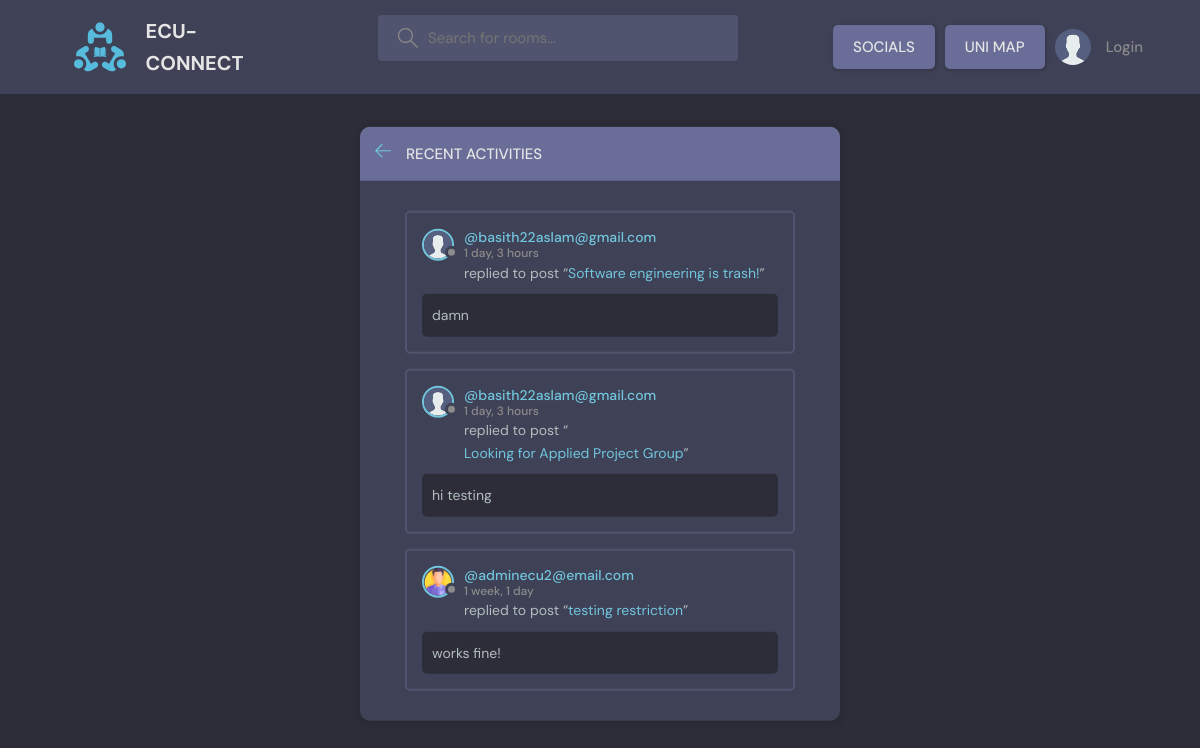
/activity/, run on an earlier commit of the app's database.
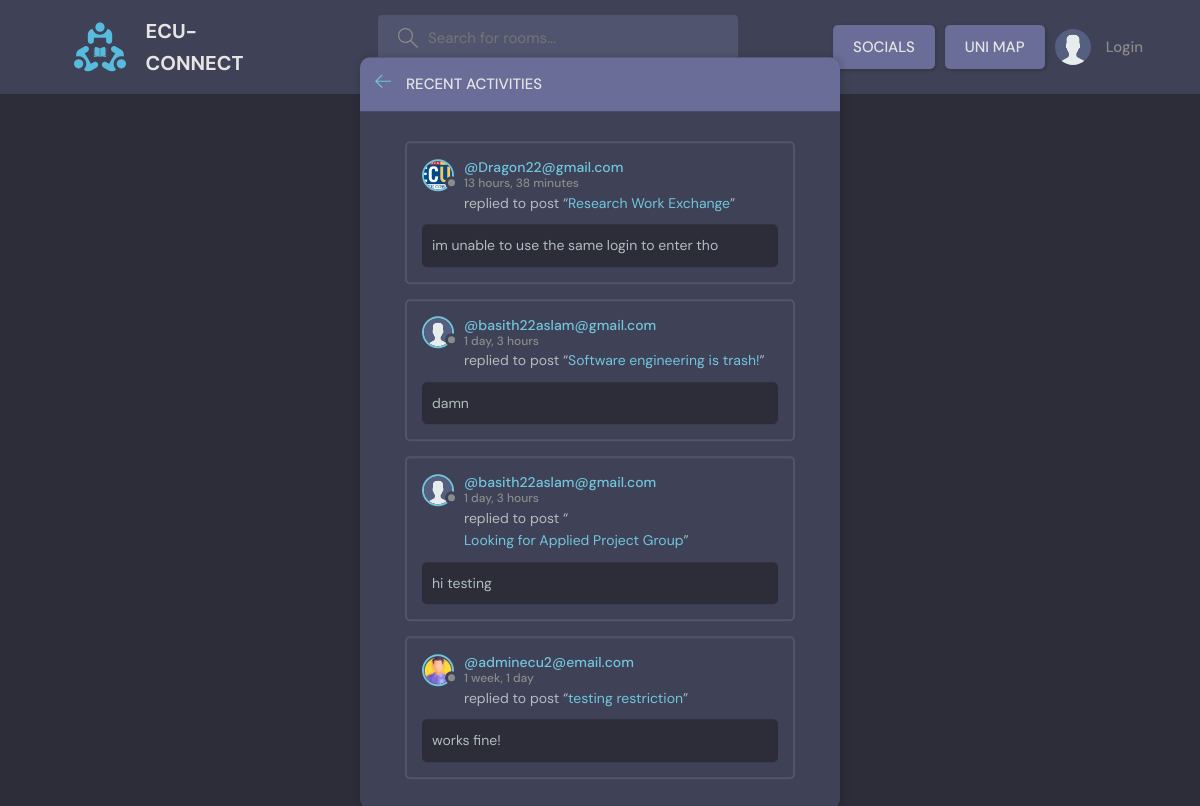
And on a later commit of the database.
### base/models.py (models this page shows, shortened)
class Comment(models.Model):
    user = models.ForeignKey(User, on_delete=models.CASCADE)
    thread = models.ForeignKey(Thread, on_delete=models.CASCADE)
    body = models.TextField()
    updated = models.DateTimeField(auto_now= True)
    created = models.DateTimeField(auto_now_add= True)
    class Meta:
       ordering = ['-updated', '-created']

class User(AbstractUser):
    username = models.CharField(max_length=150, unique=True, null=True)
    name = models.CharField(max_length=200, null=True)
    email = models.EmailField(unique=True, null=True)
    bio = models.TextField(null=True)
    avatar = models.ImageField(null=True, default="avatar.svg")
    USERNAME_FIELD = 'email'
    REQUIRED_FIELDS = ['username']

class Thread(models.Model):
    host = models.ForeignKey(User, on_delete = models.SET_NULL, null=True)
    topic = models.ForeignKey(Topic, on_delete = models.SET_NULL, null=True)
    name = models.CharField(max_length=200)
    description = models.TextField(null = True, blank = True)
    participants = models.ManyToManyField(User, related_name='participants', blank=True)
    updated = models.DateTimeField(auto_now= True)
    created = models.DateTimeField(auto_now_add= True)
    class Meta:
       ordering = ['-updated', '-created']
    def __str__(self):
        return self.name

### base/views.py (the view)
# urls.py: path('activity/', views.activityPage, name="activity"),
def activityPage(request):
    thread_comments = Comment.objects.all()[0:5]
    return render(request, 'base/activity.html', {'thread_comments': thread_comments})

### base/templates/base/activity.html (shortened to what this page needs)
{% extends 'main.html' %}
{% block content %}
  <main class="layout">
    <div class="container">
      <div class="layout__box">
        <div class="layout__boxHeader">
          <div class="layout__boxTitle">
            <a href="{% url 'home' %}">
              <svg version="1.1" xmlns="http://www.w3.org/2000/svg" width="32" height="32" viewBox="0 0 32 32">
                <title>arrow-left</title>
                <path
                  d="M13.723 2.286l-13.723 13.714 13.719 13.714 1.616-1.611-10.96-10.96h27.625v-2.286h-27.625l10.965-10.965-1.616-1.607z"
                ></path>
              </svg>
            </a>
            <h3>Recent Activities</h3>
          </div>
        </div>
        <div class="activities-page layout__body">
          {% for comment in thread_comments %}
          <div class="activities__box">
            <div class="activities__boxHeader roomListRoom__header">
              <a href="{% url 'user_profile' comment.user.id %}" class="roomListRoom__author">
                <div class="avatar avatar--small">
                  <img src="{{comment.user.avatar.url}}" />
                </div>
                <p>
                  @{{comment.user}}
                  <span>{{comment.created|timesince}}</span>
                </p>
              </a>
            </div>
            <div class="activities__boxContent">
              <p>replied to post “<a href="{% url 'thread' comment.thread.id %}">{{comment.thread}}</a>”</p>
              <div class="activities__boxRoomContent">
                {{comment.body}}
              </div>
            </div>
          </div>
          {% endfor %}
        </div>
      </div>
    </div>
  </main>
  {% endblock content %}

### templates/main.html (shortened to what this page needs)
<!DOCTYPE html>
{% load static %}
<html lang="en">
  <head>
    <link rel="stylesheet" href="{% static 'styles/style.css' %}" />
  </head>
  <body>
    {% include 'navbar.html' %}
    {% block content %}
    {% endblock %}
  </body>
</html>

### templates/navbar.html (shortened to what this page needs)
{% load static %}
<header class="header header--loggedIn">
  <div class="container">
    <a href="{% url 'home' %}" class="header__logo">
      <img src="{% static 'images/logo.svg' %}" />
      <h1>ECU-CONNECT</h1>
    </a>
    <form class="header__search" method="GET" action="{% url 'home' %}">
      <label>
        <input name="q" placeholder="Search for rooms..." />
      </label>
    </form>
    <nav class="header__menu">
      <a href="{% url 'social_page' %}" class="btn btn--dark">SOCIALS</a>
      <a href="{% url 'uni_map' %}" class="btn btn--dark no-wrap">UNI MAP</a>
      {% if request.user.is_authenticated %}
      <a href="{% url 'chats' %}" class="btn btn--dark">CHATS</a>
      <div class="header__user">
        <a href="{%url 'user_profile' user.id %}">
          {% comment %} {% url 'user-profile' user.id %} {% endcomment %}
          <div class="avatar avatar--medium active">
            <img src="{{request.user.avatar.url}}" />
          </div>
          <p>{{request.user.name}}<span>@{{request.user.username}}</span></p>
        </a>
        <button class="dropdown-button">
          <svg
            version="1.1"
            xmlns="http://www.w3.org/2000/svg"
            width="32"
            height="32"
            viewBox="0 0 32 32"
          >
            <title>chevron-down</title>
            <path d="M16 21l-13-13h-3l16 16 16-16h-3l-13 13z"></path>
          </svg>
        </button>
      </div>
      {% else %}
      <a href="{% url 'login' %}">
        <img src="{% static 'images/avatar.svg' %}" />
        <p>Login</p>
      </a>
      {% endif %}
    </nav>
  </div>
</header>

### static/styles/style.css (style rules this page uses)
:root { --color-main: #71c6dd; --color-main-light: #e1f6fb; --color-dark: #3f4156; --color-dark-medium: #51546e; --color-dark-light: #696d97; --color-light: #e5e5e5; --color-gray: #8b8b8b; --color-light-gray: #b2bdbd; --color-bg: #2d2d39; --color-success: #5dd693; --color-error: #fc4b0b; }
* { font-family: "DM Sans", -apple-system, BlinkMacSystemFont, "Segoe UI", Roboto, Oxygen, Ubuntu, Cantarell, "Open Sans", "Helvetica Neue", sans-serif; margin: 0; padding: 0; box-sizing: border-box; text-rendering: optimizeLegibility; font-size: inherit; }
html { font-size: 56.25%; }
@media only screen and (min-width: 1200px) { html { font-size: 62.5%; } }
body { line-height: 1.6; font-weight: 400; font-size: 1.5rem; color: var(--color-light-gray); background-color: var(--color-bg); min-height: 100vh; }
img { width: 100%; }
a { display: inline-block; color: var(--color-main); text-decoration: none; }
.container { max-width: 120rem; width: 90%; margin: auto; }
.btn { background-color: transparent; border: none; display: inline-flex; align-items: center; gap: 1rem; cursor: pointer; transition: all ease-in-out 0.3s; padding: 1rem 2rem; border-radius: 5px; box-shadow: 1px 1px 3px 1px rgba(0, 0, 0, 0.15); font-weight: 500; }
.btn--dark { background-color: var(--color-dark-light); color: var(--color-light); }
.avatar { position: relative; display: inline-block; border-radius: 50%; border: 2px solid var(--color-main); }
.avatar img { display: block; border-radius: 50%; object-fit: cover; object-position: center; }
.avatar::after { content: ""; display: block; position: absolute; background-color: var(--color-gray); z-index: 111; border-radius: 50%; border: 0.3rem solid var(--color-dark); }
.avatar.avatar--small img { width: 2.8rem; height: 2.8rem; }
.avatar.avatar--small:after { width: 0.7rem; height: 0.7rem; bottom: 0px; right: -6px; }
.header { padding: 1.5rem; background-color: var(--color-dark); }
.header > .container { display: flex; gap: 9.5rem; }
.header__logo, .header__user { display: flex; gap: 2rem; align-items: center; }
.header__logo > img { height: 5.2rem; width: 5.2rem; }
.header__logo > h1 { font-weight: 700; font-size: 2rem; color: var(--color-light); }
.header__search > label { background-color: var(--color-dark-medium); padding: 1.3rem 1rem; display: flex; align-items: center; gap: 1rem; border-radius: 4px; }
.header__search svg { fill: var(--color-gray); width: 2rem; height: 2rem; margin-left: 1rem; }
.header__search input { width: 30rem; background: transparent; border: none; outline: none; color: var(--color-light); }
.header__menu { margin-left: auto; position: relative; display: flex; align-items: center; }
.header__menu a { display: flex; gap: 1.5rem; align-items: center; font-weight: 500; text-decoration: none; color: var(--color-gray); }
.header__menu .btn { margin-right: 1rem; color: var(--color-light); }
.header__menu img { height: 3.6rem; }
.header__menu p { line-height: 1.2; }
.layout { margin-top: 2.4rem; }
.layout > .container { display: flex; justify-content: space-between; align-items: flex-start; }
.layout__box { width: 90%; max-width: 48rem; min-height: 40rem; position: absolute; top: 50%; left: 50%; transform: translate(-50%, -46%); background-color: var(--color-dark); border-radius: 1rem; box-shadow: 1px 1px 6px 3px rgba(0, 0, 0, 0.1); overflow: hidden; }
.layout__boxHeader { display: flex; padding: 1.5rem; background-color: var(--color-dark-light); }
.layout__boxTitle { display: flex; gap: 1.5rem; align-items: center; }
.layout__boxTitle h3 { text-transform: uppercase; font-weight: 500; color: var(--color-light); }
.layout__boxTitle svg { width: 1.6rem; height: 1.6rem; fill: var(--color-main); }
.layout__body { margin: 3rem; }
.roomListRoom__header { display: flex; justify-content: space-between; align-items: center; }
.roomListRoom__author { font-weight: 500; display: flex; align-items: center; gap: 1rem; }
.activities__box { margin: 1.5rem; padding: 1.5rem; border: 2px solid var(--color-dark-medium); border-radius: 5px; }
.activities__boxHeader p { font-size: 1.4rem; line-height: 1.3; }
.activities__boxHeader p span { color: var(--color-gray); font-size: 1.2rem; display: block; }
.activities__boxContent { margin-left: 4.2rem; }
.activities__boxContent { font-size: 1.4rem; }
.activities__boxRoomContent { background: var(--color-bg); padding: 1rem; border-radius: 5px; margin-top: 1rem; margin-left: -4.2rem; }
.no-wrap { white-space: nowrap; }

What changed in the data, as far as the page shows it:
added Comment: user.avatar (picture), user "Dragon22@gmail.com", created "13 hours, 38 minutes", thread "Research Work Exchange", body "im unable to use the same login to enter tho"
